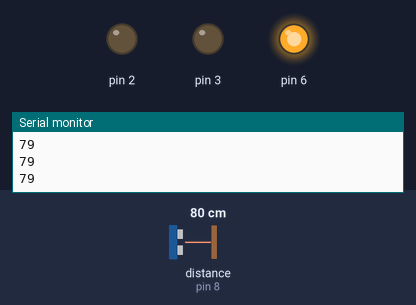
Recording of a sketch running on a simulated Arduino Uno, built with avr-gcc and run on an emulated ATmega328P. Parts: output pins drawn as LEDs (lit = HIGH), the last lines printed to the serial monitor. Wiring (inferred from the names in the program): ultrasonic range finder: trigger pin 9; echo pin 8. Inputs (shaded band) come from the test bench; at power-on: distance to the obstacle (sensor on pin 8) 80 cm. The echo pulse lasts 58.3 µs per cm; pins used as bus, display or sensor lines are not drawn.

Above: at 1.2 s.
1.3 s: distance to the obstacle (sensor on pin 8) set to 19 cm
2.8 s: distance to the obstacle (sensor on pin 8) set to 15 cm
At 3.3 s:
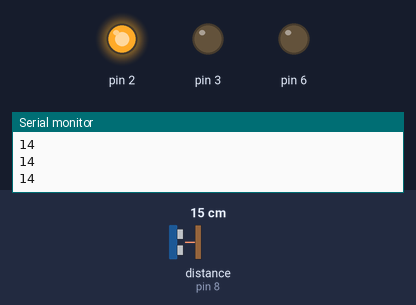
4.4 s: distance to the obstacle (sensor on pin 8) set to 12 cm
5.9 s: distance to the obstacle (sensor on pin 8) set to 9 cm
At 7.2 s:
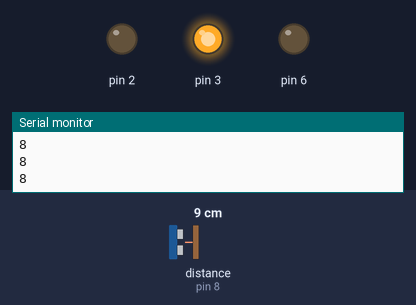
7.5 s: distance to the obstacle (sensor on pin 8) set to 18 cm
At 7.9 s:
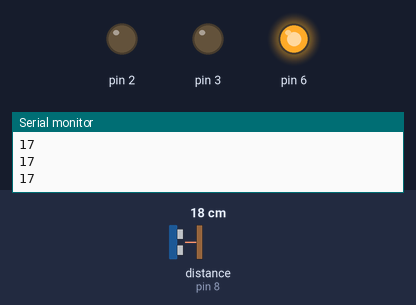
9.1 s: distance to the obstacle (sensor on pin 8) set to 2 cm
At 10.1 s:
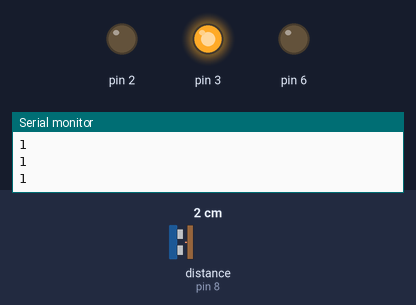
Timing chart, 0 to 11.7 s (numbered marks = the images above; inputs shaded):
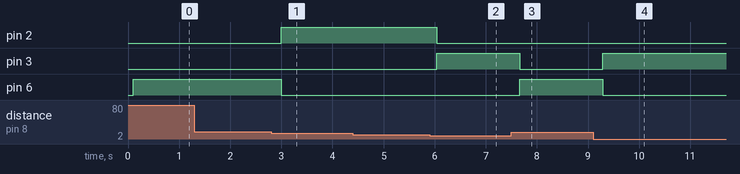

Measured:
- the behaviour switches between 17 and 16 cm on distance to the obstacle (sensor on pin 8) (found by bisection; images 0 and 1)
- the behaviour switches between 11 and 10 cm on distance to the obstacle (sensor on pin 8) (found by bisection; images 1 and 2)
- after the input at 2.8 s, pin 2: LOW → HIGH after 0.20 s; pin 6: HIGH → LOW after 0.20 s
- after the input at 5.9 s, pin 2: HIGH → LOW after 0.14 s; pin 3: LOW → HIGH after 0.14 s
- after the input at 7.5 s, pin 3: HIGH → LOW after 0.16 s; pin 6: LOW → HIGH after 0.16 s
- after the input at 9.1 s, pin 3: LOW → HIGH after 0.19 s; pin 6: HIGH → LOW after 0.19 s

The sketch:

jarak.ino
```cpp
#define trigPin 9
#define echoPin 8


void setup() {
  // put your setup code here, to run once:
  Serial.begin (9600);
  pinMode(trigPin, OUTPUT);
  pinMode(echoPin, INPUT);
  pinMode(3, OUTPUT);
  pinMode(6, OUTPUT);
  pinMode(2, OUTPUT);
}

void loop() {
  // put your main code here, to run repeatedly:
  long duration, distance;
  digitalWrite(trigPin, LOW);
  delayMicroseconds(2);
  digitalWrite(trigPin, HIGH);
  delayMicroseconds(10);
  digitalWrite(trigPin, LOW);
  duration = pulseIn(echoPin, HIGH);
  distance = (duration/2) / 29.1;

  Serial.println(distance);
  delay(100);

  if(distance>=10 && distance <=15) {
    digitalWrite(2, HIGH);
  } else {
    digitalWrite(2, LOW);
    }

  if(distance>=16) {
    digitalWrite(6, HIGH);

  } else {
    digitalWrite(6, LOW);}

  if(distance<=9) {
    digitalWrite(3, HIGH);
  } else {
    digitalWrite(3, LOW);
  }
}
```
